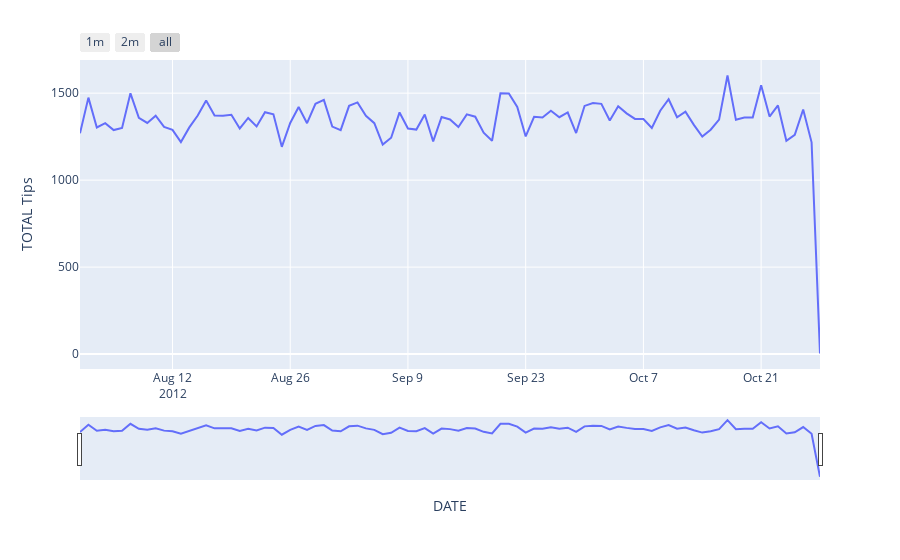

Write notebook code for a chart like this one.
### Code cell
fig = px.line(create_df_tips('last_month_2012',False,'sum'), x='DATE', y='TOTAL Tips')
fig.update_xaxes(
    rangeslider_visible=True,
    rangeselector=dict(
        buttons=list([
            dict(count=1, label="1m", step="month", stepmode="backward"),
            dict(count=2, label="2m", step="month", stepmode="backward"),
            dict(step="all")
        ])
    )
)
fig.show()

### Figure 1 — Plotly figure (JSON) as saved in the notebook; plotly's stock layout.template omitted (floating-point values rounded to 4 significant figures)
{"data": [{"hovertemplate": "DATE=%{x}<br>TOTAL Tips=%{y}<extra></extra>", "legendgroup": "", "line": {"color": "#636efa", "dash": "solid"}, "mode": "lines", "name": "", "showlegend": false, "type": "scatter", "x": ["2012-08-01", "2012-08-02", "2012-08-03", "2012-08-04", "2012-08-05", "2012-08-06", "2012-08-07", "2012-08-08", "2012-08-09", "2012-08-10", "2012-08-11", "2012-08-12", "2012-08-13", "2012-08-14", "2012-08-15", "2012-08-16", "2012-08-17", "2012-08-18", "2012-08-19", "2012-08-20", "2012-08-21", "2012-08-22", "2012-08-23", "2012-08-24", "2012-08-25", "2012-08-26", "2012-08-27", "2012-08-28", "2012-08-29", "2012-08-30", "2012-08-31", "2012-09-01", "2012-09-02", "2012-09-03", "2012-09-04", "2012-09-05", "2012-09-06", "2012-09-07", "2012-09-08", "2012-09-09", "2012-09-10", "2012-09-11", "2012-09-12", "2012-09-13", "2012-09-14", "2012-09-15", "2012-09-16", "2012-09-17", "2012-09-18", "2012-09-19", "2012-09-20", "2012-09-21", "2012-09-22", "2012-09-23", "2012-09-24", "2012-09-25", "2012-09-26", "2012-09-27", "2012-09-28", "2012-09-29", "2012-09-30", "2012-10-01", "2012-10-02", "2012-10-03", "2012-10-04", "2012-10-05", "2012-10-06", "2012-10-07", "2012-10-08", "2012-10-09", "2012-10-10", "2012-10-11", "2012-10-12", "2012-10-13", "2012-10-14", "2012-10-15", "2012-10-16", "2012-10-17", "2012-10-18", "2012-10-19", "2012-10-20", "2012-10-21", "2012-10-22", "2012-10-23", "2012-10-24", "2012-10-25", "2012-10-26", "2012-10-27", "2012-10-28"], "xaxis": "x", "y": [1269.0, 1474.0, 1303.0, 1327.0, 1288.0, 1300.0, 1499.0, 1358.0, 1329.0, 1370.0, 1306.0, 1289.0, 1219.0, 1303.0, 1372.0, 1457.0, 1371.0, 1370.0, 1375.0, 1297.0, 1357.0, 1309.0, 1390.0, 1379.0, 1191.0, 1329.0, 1420.0, 1327.0, 1439.0, 1462.0, 1308.0, 1287.0, 1427.0, 1447.0, 1370.0, 1327.0, 1204.0, 1244.0, 1389.0, 1297.0, 1291.0, 1377.0, 1223.0, 1363.0, 1349.0, 1306.0, 1378.0, 1365.0, 1273.0, 1226.0, 1499.0, 1498.0, 1421.0, 1251.0, 1364.0, 1360.0, 1399.0, 1362.0, 1389.0, 1271.0, 1427.0, 1443.0, 1439.0, 1343.0, 1424.0, 1384.0, 1352.0, 1351.0, 1300.0, 1399.0, 1465.0, 1361.0, 1393.0, 1318.0, 1251.0, 1290.0, 1348.0, 1602.0, 1347.0, 1360.0, 1360.0, 1545.0, 1366.0, 1429.0, 1226.0, 1260.0, 1406.0, 1217.0, 3.1], "yaxis": "y"}], "layout": {"legend": {"tracegroupgap": 0}, "margin": {"t": 60}, "xaxis": {"anchor": "y", "domain": [0, 1], "rangeselector": {"buttons": [{"count": 1, "label": "1m", "step": "month", "stepmode": "backward"}, {"count": 2, "label": "2m", "step": "month", "stepmode": "backward"}, {"step": "all"}]}, "rangeslider": {"visible": true}, "title": {"text": "DATE"}}, "yaxis": {"anchor": "x", "domain": [0, 1], "title": {"text": "TOTAL Tips"}}}}
